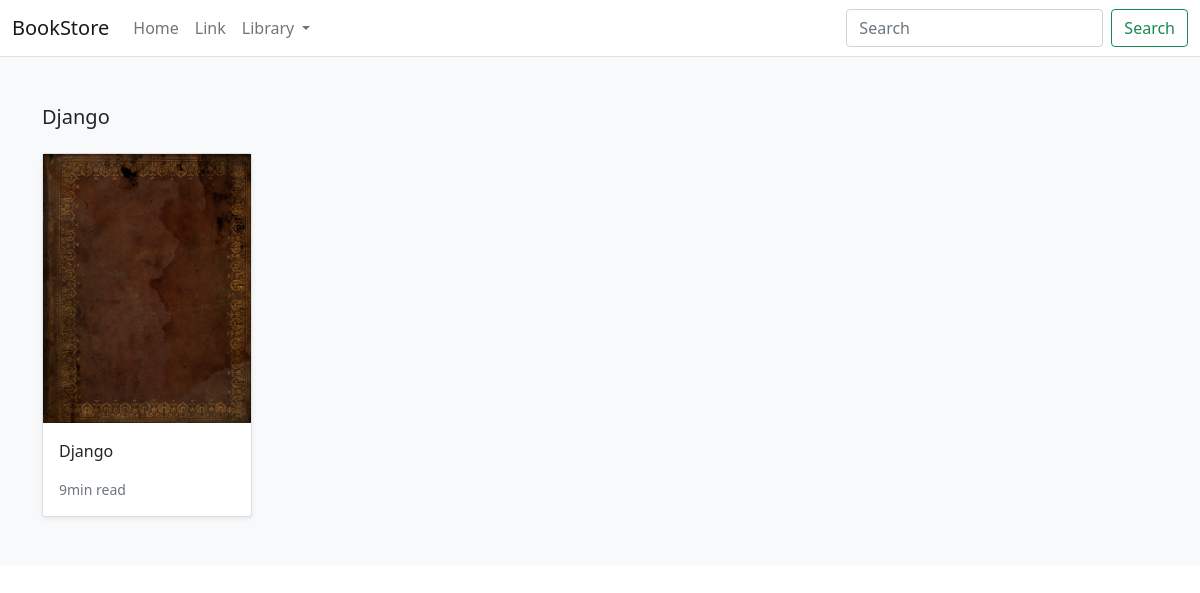
The app's page /search/django/, older data.
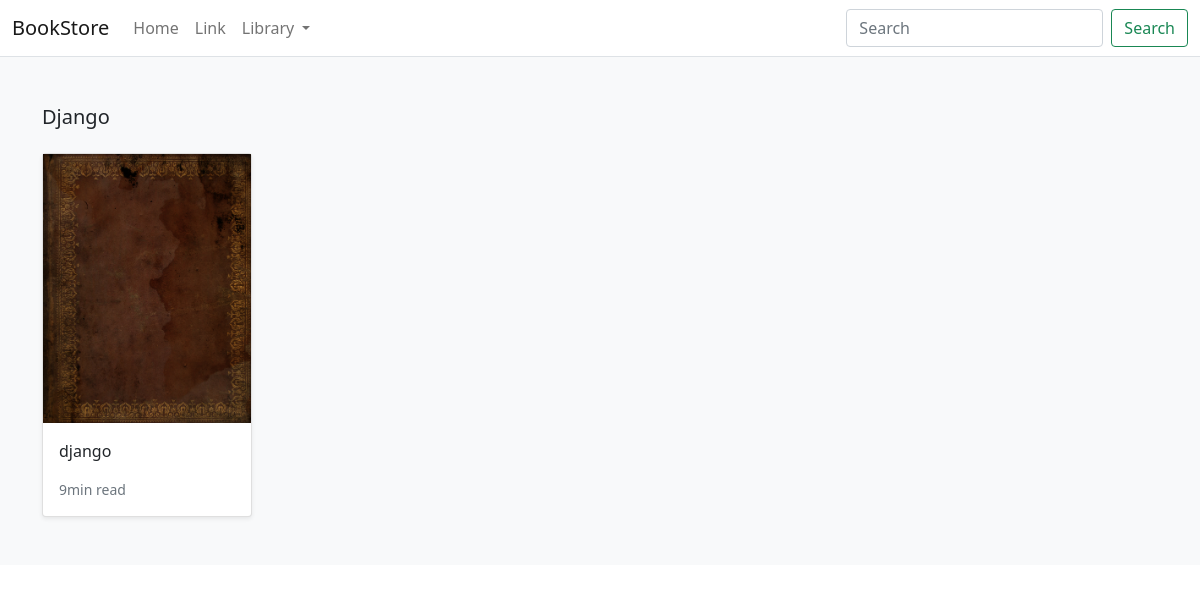
The same page, newer data.
### store/models.py (models this page shows, shortened)
class Product(models.Model):
    category = models.ForeignKey(Category, related_name='product', on_delete=models.CASCADE)
    created_by = models.ForeignKey(User, on_delete=models.CASCADE, related_name='product_creator')
    title = models.CharField(max_length=255)
    author = models.CharField(max_length=255, default='admin')
    description = models.TextField(blank=True)
    image = models.ImageField(upload_to='images/')
    slug = models.SlugField(max_length=255)
    price = models.DecimalField(max_digits=4,decimal_places=2)
    in_stock = models.BooleanField(default=True)
    is_active = models.BooleanField(default=True)
    created = models.DateTimeField(auto_now_add=True)
    updated = models.DateTimeField(auto_now=True)
    class Meta:
        verbose_name_plural = 'Products'
        ordering = ('-created',)
    def get_absolute_url(self):
        return reverse('store:product_detail', args=[self.slug])

### store/views.py (the view)
# urls.py: path('search/<slug:category_slug>/', views.category_list, name='category_list'),
def category_list(request, category_slug):
        category = get_object_or_404(Category, slug=category_slug)
        products = Product.objects.filter(category=category)
        return render(request, 'store/products/category.html', {'category': category, 'products': products})

### store/models.py (called while the page is built)
    def get_absolute_url(self):
        return reverse('store:product_detail', args=[self.slug])

### store/views.py (called while the page is built)
def categories(request):
        return {
                'categories': Category.objects.all()
        }

### templates/store/products/category.html (shortened to what this page needs)
{% extends "../base.html" %}
{% load static %}
{% block content %}
<main>
  <div class="album py-5 bg-light">
    <div class="container">
      <div class="pb-3 h5">{{category.name|title}}</div>
      <div class="row row-cols-1 row-cols-sm-2 row-cols-md-5 g-3">
        {% for product in products %}
        <div class="col">
          <div class="card shadow-sm">
          <img class="img-fluid" alt="Responsive image" src="{{ product.image.url }}">
            <div class="card-body">
              <p class="card-text">
                <a class="text-dark text-decoration-none" href="{{ product.get_absolute_url }}">{{ product.title }}</a>
              </p>
              <div class="d-flex justify-content-between align-items-center">
                <small class="text-muted">9min read</small>
              </div>
            </div>
          </div>
        </div>
        {% endfor %}
      </div>
    </div>
  </div>
</main>
{% endblock %}

Row changes from the older to the newer data that the page shows:
changed Product: title "Django" → "django"
